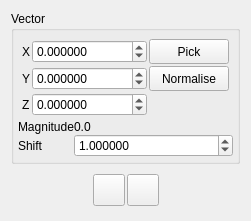
      <widget class="QWidget" name="ShiftTab">
       <attribute name="title">
        <string>Shift</string>
       </attribute>
       <layout class="QVBoxLayout" name="verticalLayout_4">
        <item>
         <layout class="QHBoxLayout" name="horizontalLayout_3">
          <item>
           <widget class="QGroupBox" name="ShiftVectorGroup">
            <property name="sizePolicy">
             <sizepolicy hsizetype="Expanding" vsizetype="Preferred">
              <horstretch>0</horstretch>
              <verstretch>0</verstretch>
             </sizepolicy>
            </property>
            <property name="title">
             <string>Vector</string>
            </property>
            <layout class="QVBoxLayout" name="verticalLayout_2">
             <property name="spacing">
              <number>0</number>
             </property>
             <property name="margin">
              <number>4</number>
             </property>
             <item>
              <layout class="QGridLayout" name="_11">
               <property name="margin">
                <number>4</number>
               </property>
               <property name="spacing">
                <number>2</number>
               </property>
               <item row="2" column="0">
                <widget class="QLabel" name="label_57">
                 <property name="sizePolicy">
                  <sizepolicy hsizetype="Minimum" vsizetype="Preferred">
                   <horstretch>0</horstretch>
                   <verstretch>0</verstretch>
                  </sizepolicy>
                 </property>
                 <property name="text">
                  <string>Z</string>
                 </property>
                </widget>
               </item>
               <item row="0" column="0">
                <widget class="QLabel" name="label_55">
                 <property name="sizePolicy">
                  <sizepolicy hsizetype="Minimum" vsizetype="Preferred">
                   <horstretch>0</horstretch>
                   <verstretch>0</verstretch>
                  </sizepolicy>
                 </property>
                 <property name="text">
                  <string>X</string>
                 </property>
                </widget>
               </item>
               <item row="2" column="1">
                <widget class="QDoubleSpinBox" name="VectorShiftZSpin">
                 <property name="sizePolicy">
                  <sizepolicy hsizetype="Expanding" vsizetype="Fixed">
                   <horstretch>0</horstretch>
                   <verstretch>0</verstretch>
                  </sizepolicy>
                 </property>
                 <property name="decimals">
                  <number>6</number>
                 </property>
                 <property name="minimum">
                  <double>-1000000.000000000000000</double>
                 </property>
                 <property name="maximum">
                  <double>1000000.000000000000000</double>
                 </property>
                </widget>
               </item>
               <item row="0" column="1">
                <widget class="QDoubleSpinBox" name="VectorShiftXSpin">
                 <property name="sizePolicy">
                  <sizepolicy hsizetype="Expanding" vsizetype="Fixed">
                   <horstretch>0</horstretch>
                   <verstretch>0</verstretch>
                  </sizepolicy>
                 </property>
                 <property name="decimals">
                  <number>6</number>
                 </property>
                 <property name="minimum">
                  <double>-1000000.000000000000000</double>
                 </property>
                 <property name="maximum">
                  <double>1000000.000000000000000</double>
                 </property>
                </widget>
               </item>
               <item row="1" column="1">
                <widget class="QDoubleSpinBox" name="VectorShiftYSpin">
                 <property name="sizePolicy">
                  <sizepolicy hsizetype="Expanding" vsizetype="Fixed">
                   <horstretch>0</horstretch>
                   <verstretch>0</verstretch>
                  </sizepolicy>
                 </property>
                 <property name="sizeIncrement">
                  <size>
                   <width>12</width>
                   <height>0</height>
                  </size>
                 </property>
                 <property name="decimals">
                  <number>6</number>
                 </property>
                 <property name="minimum">
                  <double>-1000000.000000000000000</double>
                 </property>
                 <property name="maximum">
                  <double>1000000.000000000000000</double>
                 </property>
                </widget>
               </item>
               <item row="1" column="0">
                <widget class="QLabel" name="label_56">
                 <property name="sizePolicy">
                  <sizepolicy hsizetype="Minimum" vsizetype="Preferred">
                   <horstretch>0</horstretch>
                   <verstretch>0</verstretch>
                  </sizepolicy>
                 </property>
                 <property name="text">
                  <string>Y</string>
                 </property>
                </widget>
               </item>
               <item row="0" column="2">
                <widget class="QPushButton" name="DefineVectorButton">
                 <property name="minimumSize">
                  <size>
                   <width>32</width>
                   <height>25</height>
                  </size>
                 </property>
                 <property name="maximumSize">
                  <size>
                   <width>400</width>
                   <height>25</height>
                  </size>
                 </property>
                 <property name="toolTip">
                  <string>Define translation vector from two picked atoms</string>
                 </property>
                 <property name="text">
                  <string>Pick</string>
                 </property>
                 <property name="icon">
                  <iconset resource="icons.qrc">
                   <normaloff>:/basic/icons/basic_pick.svg</normaloff>:/basic/icons/basic_pick.svg</iconset>
                 </property>
                 <property name="iconSize">
                  <size>
                   <width>16</width>
                   <height>12</height>
                  </size>
                 </property>
                 <property name="checkable">
                  <bool>true</bool>
                 </property>
                 <property name="autoDefault">
                  <bool>false</bool>
                 </property>
                </widget>
               </item>
               <item row="1" column="2">
                <widget class="QPushButton" name="NormaliseVectorButton">
                 <property name="minimumSize">
                  <size>
                   <width>60</width>
                   <height>25</height>
                  </size>
                 </property>
                 <property name="maximumSize">
                  <size>
                   <width>400</width>
                   <height>25</height>
                  </size>
                 </property>
                 <property name="toolTip">
                  <string>Normalise the currently defined vector</string>
                 </property>
                 <property name="text">
                  <string>Normalise</string>
                 </property>
                 <property name="icon">
                  <iconset resource="icons.qrc">
                   <normaloff>:/vector/icons/vector_normalise.svg</normaloff>:/vector/icons/vector_normalise.svg</iconset>
                 </property>
                 <property name="iconSize">
                  <size>
                   <width>16</width>
                   <height>12</height>
                  </size>
                 </property>
                 <property name="autoDefault">
                  <bool>false</bool>
                 </property>
                </widget>
               </item>
              </layout>
             </item>
             <item>
              <layout class="QGridLayout" name="gridLayout">
               <item row="2" column="0">
                <widget class="QLabel" name="label_58">
                 <property name="sizePolicy">
                  <sizepolicy hsizetype="Minimum" vsizetype="Preferred">
                   <horstretch>0</horstretch>
                   <verstretch>0</verstretch>
                  </sizepolicy>
                 </property>
                 <property name="text">
                  <string>Shift</string>
                 </property>
                </widget>
               </item>
               <item row="2" column="1">
                <widget class="QDoubleSpinBox" name="VectorDeltaSpin">
                 <property name="sizePolicy">
                  <sizepolicy hsizetype="Expanding" vsizetype="Fixed">
                   <horstretch>0</horstretch>
                   <verstretch>0</verstretch>
                  </sizepolicy>
                 </property>
                 <property name="decimals">
                  <number>6</number>
                 </property>
                 <property name="minimum">
                  <double>0.000000000000000</double>
                 </property>
                 <property name="maximum">
                  <double>100000.000000000000000</double>
                 </property>
                 <property name="singleStep">
                  <double>0.100000000000000</double>
                 </property>
                 <property name="value">
                  <double>1.000000000000000</double>
                 </property>
                </widget>
               </item>
               <item row="0" column="1">
                <widget class="QLabel" name="VectorMagnitudeLabel">
                 <property name="sizePolicy">
                  <sizepolicy hsizetype="Minimum" vsizetype="Preferred">
                   <horstretch>0</horstretch>
                   <verstretch>0</verstretch>
                  </sizepolicy>
                 </property>
                 <property name="text">
                  <string>0.0</string>
                 </property>
                </widget>
               </item>
               <item row="0" column="0">
                <widget class="QLabel" name="label">
                 <property name="text">
                  <string>Magnitude</string>
                 </property>
                </widget>
               </item>
              </layout>
             </item>
            </layout>
           </widget>
          </item>
         </layout>
        </item>
        <item>
         <layout class="QHBoxLayout" name="_13">
          <property name="spacing">
           <number>2</number>
          </property>
          <property name="margin">
           <number>4</number>
          </property>
          <item>
           <spacer>
            <property name="orientation">
             <enum>Qt::Horizontal</enum>
            </property>
            <property name="sizeType">
             <enum>QSizePolicy::MinimumExpanding</enum>
            </property>
            <property name="sizeHint" stdset="0">
             <size>
              <width>0</width>
              <height>20</height>
             </size>
            </property>
           </spacer>
          </item>
          <item>
           <widget class="QPushButton" name="VectorShiftPositiveButton">
            <property name="sizePolicy">
             <sizepolicy hsizetype="Expanding" vsizetype="Fixed">
              <horstretch>0</horstretch>
              <verstretch>0</verstretch>
             </sizepolicy>
            </property>
            <property name="minimumSize">
             <size>
              <width>32</width>
              <height>32</height>
             </size>
            </property>
            <property name="maximumSize">
             <size>
              <width>32</width>
              <height>32</height>
             </size>
            </property>
            <property name="toolTip">
             <string>Shift selection forwards along vector</string>
            </property>
            <property name="text">
             <string/>
            </property>
            <property name="icon">
             <iconset resource="icons.qrc">
              <normaloff>:/basic/icons/basic_plus.svg</normaloff>:/basic/icons/basic_plus.svg</iconset>
            </property>
            <property name="iconSize">
             <size>
              <width>16</width>
              <height>16</height>
             </size>
            </property>
            <property name="autoDefault">
             <bool>false</bool>
            </property>
           </widget>
          </item>
          <item>
           <widget class="QPushButton" name="VectorShiftNegativeButton">
            <property name="sizePolicy">
             <sizepolicy hsizetype="Expanding" vsizetype="Fixed">
              <horstretch>1</horstretch>
              <verstretch>0</verstretch>
             </sizepolicy>
            </property>
            <property name="minimumSize">
             <size>
              <width>32</width>
              <height>32</height>
             </size>
            </property>
            <property name="maximumSize">
             <size>
              <width>32</width>
              <height>32</height>
             </size>
            </property>
            <property name="toolTip">
             <string>Shift selection backwards along vector</string>
            </property>
            <property name="text">
             <string/>
            </property>
            <property name="icon">
             <iconset resource="icons.qrc">
              <normaloff>:/basic/icons/basic_minus.svg</normaloff>:/basic/icons/basic_minus.svg</iconset>
            </property>
            <property name="iconSize">
             <size>
              <width>16</width>
              <height>16</height>
             </size>
            </property>
            <property name="autoDefault">
             <bool>false</bool>
            </property>
           </widget>
          </item>
          <item>
           <spacer>
            <property name="orientation">
             <enum>Qt::Horizontal</enum>
            </property>
            <property name="sizeType">
             <enum>QSizePolicy::MinimumExpanding</enum>
            </property>
            <property name="sizeHint" stdset="0">
             <size>
              <width>0</width>
              <height>20</height>
             </size>
            </property>
           </spacer>
          </item>
         </layout>
        </item>
       </layout>
      </widget>
